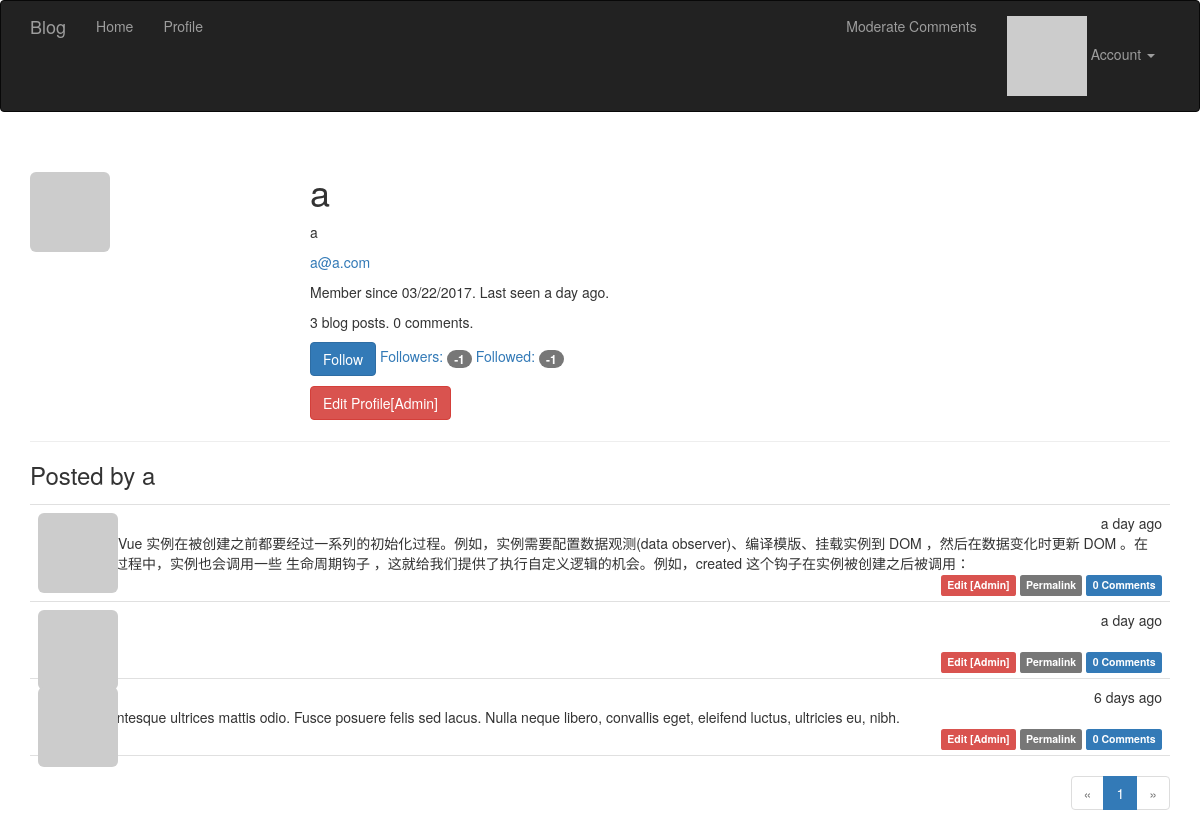
Before: /user/a (signed in) with the older database file.
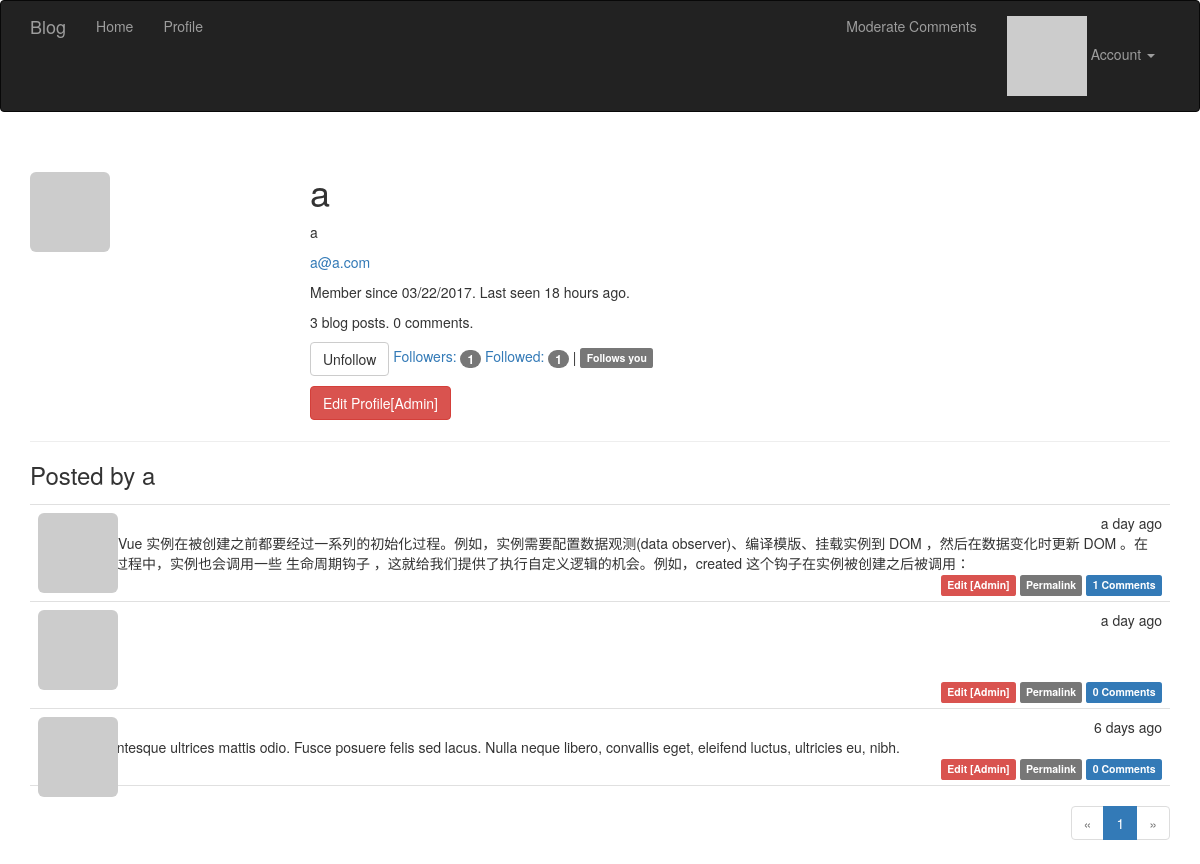
After: the same page with the newer database file.
### app/models.py (models this page shows, shortened)
class User(UserMixin, db.Model):
	__tablename__ = 'users'
	id = db.Column(db.Integer, primary_key=True)
	email = db.Column(db.String(64), unique=True, index=True)
	username = db.Column(db.String(64), unique=True, index=True)
	password_hash = db.Column(db.String(128))
	role_id = db.Column(db.Integer, db.ForeignKey('roles.id'))
	confirmed = db.Column(db.Boolean, default=False)
	name = db.Column(db.String(64))
	location = db.Column(db.String(64))
	about_me = db.Column(db.Text())
	member_since = db.Column(db.DateTime(), default=datetime.utcnow)
	last_seen = db.Column(db.DateTime(), default=datetime.utcnow)
	posts = db.relationship('Post', backref='author', lazy='dynamic')
	followed = db.relationship('Follow',foreign_keys=[Follow.follower_id],
			backref=db.backref('follower',lazy='joined'),
			lazy='dynamic',cascade='all, delete-orphan')
	followers = db.relationship('Follow', foreign_keys=[Follow.followed_id],
			backref=db.backref('followed',lazy='joined'),
			lazy='dynamic',cascade='all, delete-orphan')
	comments = db.relationship('Comment',backref='author',lazy='dynamic')
	@property
	def password(self):
		raise AttributeError('password is not a readable attribute')
	@login_manager.user_loader #这个是登录模块的东西
	def load_user(user_id):
		return User.query.get(int(user_id)) #返回当前user对象，作为current_user
	def can(self, permissions):
		return self.role is not None and \
			(self.role.permissions & permissions) == permissions #权限判断巧妙
	def is_administrator(self):
		return self.can(Permission.ADMINISTER)
	def ping(self):
		self.last_seen = datetime.utcnow()
		db.session.add(self)
	def gravatar(self,size=100,default='identicon', rating='g'):
		if request.is_secure:
			url = 'https://secure.gravatar.com/avatar'
		else:
			url = 'http://gravatar.com/avatar'
		hash = hashlib.md5(self.email.encode('utf-8')).hexdigest()
		return '{url}/{hash}?s={size}&d={default}&r={rating}'.format(
			url=url,hash=hash,size=size,default=default,rating=rating)
	def is_following(self,user):
		return self.followed.filter_by(followed_id=user.id).first() is not None

class Post(db.Model):
	__tablename__='posts'
	id = db.Column(db.Integer, primary_key=True)
	body = db.Column(db.Text)
	body_html = db.Column(db.Text)
	timestamp = db.Column(db.DateTime, index=True, default=datetime.utcnow)
	author_id = db.Column(db.Integer, db.ForeignKey('users.id'))
	comments = db.relationship('Comment',backref='post',lazy='dynamic')

### app/main/views.py (the view)
@main.route('/user/<username>')
def user(username):
	user = User.query.filter_by(username=username).first_or_404()
	page = request.args.get('page',1,type=int)
	pagination = user.posts.order_by(Post.timestamp.desc()).paginate(
			page, per_page=current_app.config['POSTS_PER_PAGE'], error_out=False)
	posts = pagination.items
	return render_template('user.html',user=user,posts=posts, pagination=pagination)

### app/auth/views.py (called while the page is built)
@auth.before_app_request #在全局的所有request之前，判断如果1.用户登录2.且未确认3.且请求的端点不在auth蓝本中,则强制跳转到unconfirm界面
def before_request():
	if current_user.is_authenticated:
		current_user.ping()
		if not current_user.confirmed \
			and request.endpoint \
			and request.endpoint[:5]!= 'auth.'\
			and request.endpoint != 'static':
			return redirect(url_for('auth.unconfirmed'))

### app/main/__init__.py (called while the page is built)
@main.app_context_processor #Permission类加入全局上下文卡，在所有模板中都可以全局访问
def inject_perssions():
	return dict(Permission=Permission)

### app/templates/user.html (shortened to what this page needs)
{% extends "base.html" %}
{% import "_macros.html" as macros %}
{% block page_content %}
<div class="page-header">
    <img class="img-rounded profile-thumbnail" src="{{user.gravatar(size=256)}}">
    <div class="profile-header">
        <h1>{{ user.username }}</h1>
        {% if user.name or user.location %}
        <p>
            {% if user.name %}{{ user.name }}{% endif %}
        </p>
        {% endif %}
        {% if current_user.is_administrator() %}
        <p><a href="mailto:{{ user.email }}">{{ user.email }}</a></p>
        {% endif %}
        <p>Member since {{ moment(user.member_since).format('L') }}. Last seen {{ moment(user.last_seen).fromNow() }}.</p>
        <p>{{user.posts.count()}} blog posts. {{ user.comments.count() }} comments.</p>
        <p>
            {% if current_user.can(Permission.FOLLOW) and user != current_user%}
                {% if not current_user.is_following(user) %}
                <a href="{{url_for('.follow', username=user.username)}}" class="btn btn-primary">Follow</a>
                {% else %}
                <a href="{{url_for('.unfollow', username=user.username)}}" class="btn btn-default">Unfollow</a>
                {% endif%}
            {% endif%}
            <a href="{{url_for('.followers', username=user.username)}}">Followers: <span class="badge">{{user.followers.count() -1}}</span></a>
            <a href="{{url_for('.followed_by', username=user.username)}}">Followed: <span class="badge">{{user.followed.count() -1}}</span></a>
            {% if current_user.is_authenticated and user != current_user and user.is_following(current_user) %}
            | <span class="label label-default">Follows you</span>
            {% endif %}
        </p>
        <p>
            {% if current_user.is_administrator()%}
            <a class="btn btn-danger" href="{{url_for('.edit_profile_admin',id=user.id)}}" >Edit Profile[Admin]</a>
            {% endif %}
        </p>
    </div>
</div>
<h3>Posted by {{user.username}}</h3>
{% include '_posts.html'%}
{% if pagination %}
<div class="pagination">
    {{ macros.pagination_widget(pagination, '.user', username=user.username) }}
</div>
{% endif %}
{% endblock %}

### app/templates/base.html (shortened to what this page needs)
{% extends "bootstrap/base.html" %}
{% import "bootstrap/wtf.html" as wtf%}
{% block head %}
{{ super() }}
<link rel="stylesheet" type="text/css" href="{{url_for('static',filename= 'style.css')}}">
{% endblock %}
{% block navbar %}
<div class="navbar navbar-inverse" role="navigation" >
	<div class="container">
		<div class="navbar-header">
			<a href="/" class="navbar-brand">Blog</a>
		</div>
		<div class="navbar-collapse collapse">
			<ul class="nav navbar-nav">
				<li><a href="/">Home</a></li>
				{% if current_user.is_authenticated %}
				<li><a href="{{url_for('main.user',username=current_user.username) }}">Profile</a></li>
				{% endif %}
			</ul>
			<ul class="nav navbar-nav navbar-right">
				{% if current_user.can(Permission.MODERATE_COMMENTS) %}
				<li><a href="{{ url_for('main.moderate') }}">Moderate Comments</a></li>
				{% endif %}
				{%if current_user.is_authenticated %}
				<li class="dropdown">
					<a href="#" class="dropdown-toggle" data-toggle="dropdown">
						<img src="{{ current_user.gravatar(size=18)}}">
						Account <b class="caret"></b>
					</a>
				</li>
				{% else %}
				<li><a href="{{ url_for('auth.login') }}">Sign In</a></li>
				{% endif %}
			</ul>
		</div>
	</div>
</div>
{% endblock %}
{% block content %}
<div class="container">
	{% block page_content %}{% endblock %}
</div>
{% endblock %}

### app/templates/_macros.html
{% macro pagination_widget(pagination, endpoint, fragment='')%}
<ul class="pagination">
	<li {% if not pagination.has_prev %}class="disabled" {% endif %}>
		<a href="{% if pagination.has_prev %}{{url_for(endpoint,page=pagination.prev_num, **kwargs)}}{{fragment}}{% else %}#{% endif %}">
			&laquo;
		</a>
	</li>
	{% for p in pagination.iter_pages() %}
	{% if p %}
		{% if p == pagination.page %}
		<li class="active">
			<a href="{{url_for(endpoint,page=p, **kwargs)}}{{fragment}}">{{p}}</a>
		</li>
		{% else %}
		<li>
			<a href="{{url_for(endpoint,page=p, **kwargs)}}{{fragment}}">{{p}}</a>
		</li>
		{% endif %}
	{% else %}
	<li class="disabled"><a href="#"> &hellip;</a></li>
	{% endif %}
	{% endfor %}
	<li {% if not pagination.has_next %} class="disabled" {% endif %}>
		<a href="{% if pagination.has_next %}{{url_for(endpoint,page=pagination.next_num, **kwargs)}}{{fragment}}{% else %}#{% endif %}">
			&raquo;
		</a>
	</li>
</ul>
{% endmacro %}

### app/templates/_posts.html
<ul class="posts">
    {% for post in posts %}
    <li class="post">
        <div class="post-thumbnail">
            <a href="{{ url_for('.user', username=post.author.username) }}">
                <img class="img-rounded profile-thumbnail" src="{{ post.author.gravatar(size=40) }}">
            </a>
        </div>
        <div class="post-content">
            <div class="post-date">{{ moment(post.timestamp).fromNow() }}</div>
            <div class="post-author"><a href="{{ url_for('.user', username=post.author.username) }}">{{ post.author.username }}</a></div>
            <div class="post-body">
                {% if post.body_html%}
                {{post.body_html | safe}}
                {% else %}
                {{post.body}}
                {% endif %}
            </div>
            <div class="post-footer">
                {% if current_user == post.author %}
                    <a href="{{url_for('.edit',id=post.id)}}">
                        <span class="label label-primary">Edit</span>
                    </a>
                {% elif current_user.is_administrator() %}
                    <a href="{{url_for('.edit',id=post.id)}}">
                        <span class="label label-danger">Edit [Admin]</span>
                    </a>
                {% endif %}
                <a href="{{url_for('.post',id=post.id)}}">
                    <span class="label label-default">Permalink</span>
                </a>
                <a href="{{url_for('.post',id=post.id)}}#comments">
                    <span class="label label-primary">{{post.comments.count()}} Comments</span>
                </a>
            </div>
        </div>
    </li>
    {% endfor %}
</ul>

### app/static/style.css (style rules this page uses)
.profile-thumbnail { position: absolute; }
.profile-header { min-height: 260px; margin-left: 280px; }
ul.posts { list-style-type: none; padding: 0px; margin: 16px 0px 0px 0px; border-top: 1px solid #e0e0e0; }
ul.posts li.post { padding: 8px; border-bottom: 1px solid #e0e0e0; }
div.post-date { float: right; }
div.post-author { font-weight: bold; }
div.post-thumbnail { position: absolute; }
div.post-content { margin-left: 48px; min-height: 48px; }
div.pagination { width: 100%; text-align: right; padding: 0px; margin: 0px; }
div.post-footer { text-align: right; }
.post-body h2 { font-size: 130%; }

Changed rows visible on the page:
changed User "a@a.com": last_seen "a day ago" → "18 hours ago"
computed for Post (number 1 of 3 on the later page): comments.count "0" → "1"
changed Post (number 2 of 3 on the later page): body_html empty → "<h2>yes</h2>" (drawn)
Other visible differences:
{{ user.followers.count() -1 }}: "-1" → "1"
{{ user.followed.count() -1 }}: "-1" → "1"
text no longer shown: "Follow"
text now shown: "Unfollow | Follows you"
